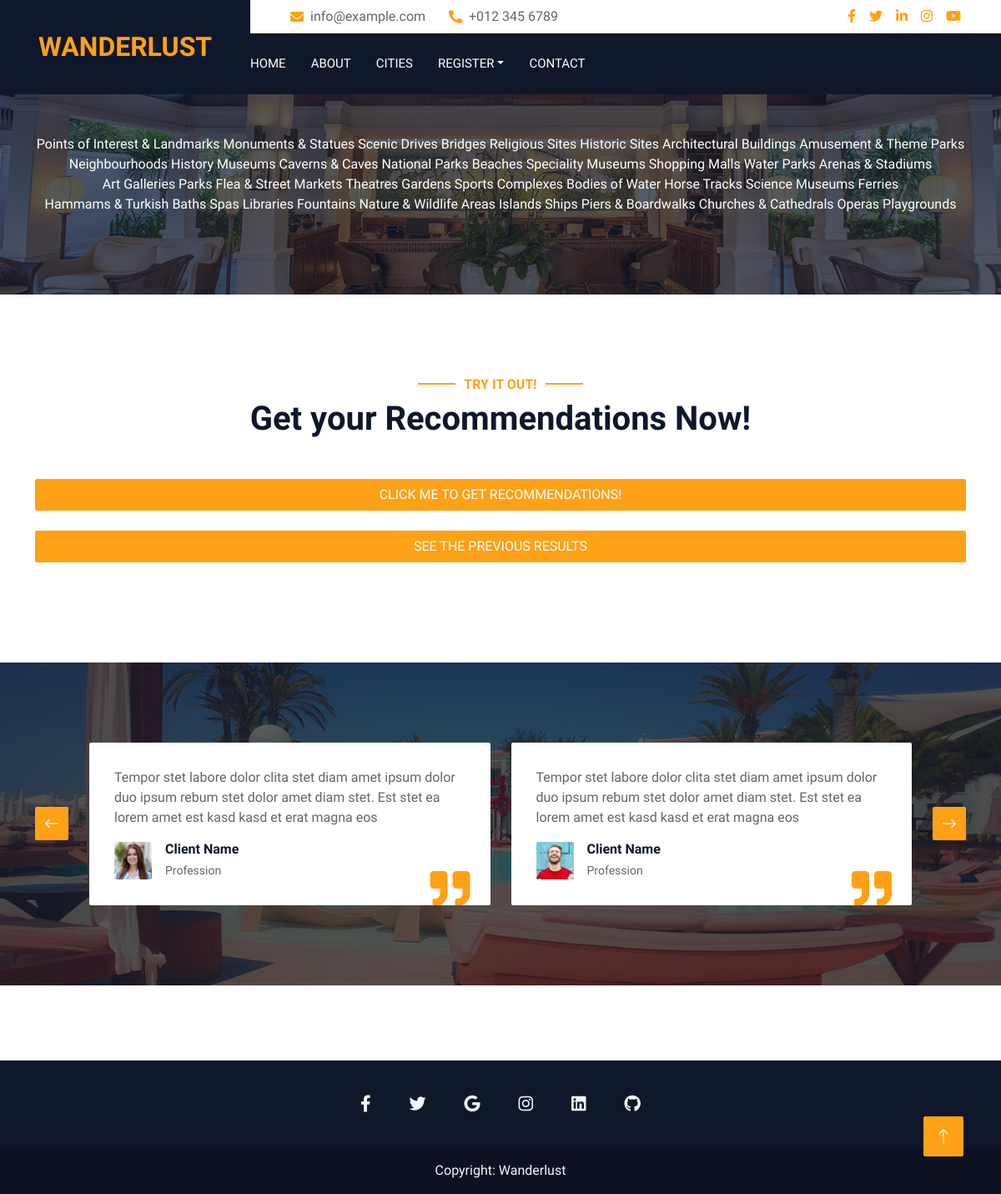
The app's page /mumbai.html with its own data.
### website/models.py (models this page shows)
class All_Categories_Mumbai(models.Model):
    categories = models.CharField(max_length=255)

### website/views.py (the view, shortened to what this page needs)
# urls.py: path('mumbai.html', views.mumbai, name="mumbai"),
def mumbai(request):
    mumbai_data = []
    for x in Mumbai.objects.all().values():
        mumbai_data.append(x)
    categories_list = []
    for x in All_Categories_Mumbai.objects.all().values():
        categories_list.append(x)
    context = {'categories': categories_list,"mumbai_try": mumbai_data}
    return render(request, 'mumbai.html', context)

### website/templates/mumbai.html (shortened to what this page needs)
{% load static %}
<!DOCTYPE html>
<html lang="en">
  <head>
    <link
      href="https://cdnjs.cloudflare.com/ajax/libs/font-awesome/5.10.0/css/all.min.css"
      rel="stylesheet"
    />
    <link
      href="https://cdn.jsdelivr.net/npm/bootstrap-icons@1.4.1/font/bootstrap-icons.css"
      rel="stylesheet"
    />
    <link
      href="{% static 'website/lib/animate/animate.min.css' %}"
      rel="stylesheet"
    />
    <link
      href="{% static 'website/lib/owlcarousel/assets/owl.carousel.min.css' %}"
      rel="stylesheet"
    />
    <link
      href="{% static 'website//tempusdominus/css/tempusdominus-bootstrap-4.min.css' %}"
      rel="stylesheet"
    />
    <link
      href="{% static 'website/css/bootstrap.min.css' %}"
      rel="stylesheet"
    />
    <link href="{% static 'website/css/style.css' %}" rel="stylesheet" />
  </head>
  <body>
    <div class="container-xxl bg-white p-0">
      <div class="container-fluid bg-dark px-0">
        <div class="row gx-0">
          <div class="col-lg-3 bg-dark d-none d-lg-block">
            <a
              href="/"
              class="navbar-brand w-100 h-100 m-0 p-0 d-flex align-items-center justify-content-center"
            >
              <h1 class="m-0 text-primary text-uppercase fs-2">Wanderlust</h1>
            </a>
          </div>
          <div class="col-lg-9">
            <div class="row gx-0 bg-white d-none d-lg-flex">
              <div class="col-lg-7 px-5 text-start">
                <div class="h-100 d-inline-flex align-items-center py-2 me-4">
                  <i class="fa fa-envelope text-primary me-2"></i>
                  <p class="mb-0">info@example.com</p>
                </div>
                <div class="h-100 d-inline-flex align-items-center py-2">
                  <i class="fa fa-phone-alt text-primary me-2"></i>
                  <p class="mb-0">+012 345 6789</p>
                </div>
              </div>
              <div class="col-lg-5 px-5 text-end">
                <div class="d-inline-flex align-items-center py-2">
                  <a class="me-3" href=""><i class="fab fa-facebook-f"></i></a>
                  <a class="me-3" href=""><i class="fab fa-twitter"></i></a>
                  <a class="me-3" href=""><i class="fab fa-linkedin-in"></i></a>
                  <a class="me-3" href=""><i class="fab fa-instagram"></i></a>
                  <a class="" href=""><i class="fab fa-youtube"></i></a>
                </div>
              </div>
            </div>
            <nav class="navbar navbar-expand-lg bg-dark navbar-dark p-3 p-lg-0">
              <div
                class="collapse navbar-collapse justify-content-between"
                id="navbarCollapse"
              >
                <div class="navbar-nav mr-auto py-0">
                  <a href="/" class="nav-item nav-link">Home</a>
                  <a href="about.html" class="nav-item nav-link">About</a>
                  <a href="cities.html" class="nav-item nav-link">Cities</a>
                  {% if user.is_authenticated %}
                  <a href="/signout" class="nav-item nav-link">Sign Out</a>
                  {% else %}
                  <div class="nav-item dropdown">
                    <a
                      href="#"
                      class="nav-link dropdown-toggle"
                      data-bs-toggle="dropdown"
                      >Register</a>
                  </div>
                  {% endif %}
                  <a href="contact.html" class="nav-item nav-link">Contact</a>
                </div>
              </div>
            </nav>
          </div>
        </div>
      </div>
      <div
        class="container-fluid page-header mb-5 p-0"
        style="background-image: url({% static 'website/img/carousel-1.jpg' %})"
      >
        <div class="container-fluid page-header-inner py-5">
          <div class="container text-center pb-5 justify">
            <form method="post">
              {% if user.is_authenticated %}
              {% for x in categories %}
              <label style="color:#FFFFFF">
                <input type="checkbox" name="category_boxes" value="{{x.categories}}">
                {{x.categories}}
              </label>
              {% endfor %}
              <br>
              <br>
              <input type="hidden" name="action" value="button1">
              <button type="submit" class="btn btn-primary btn-block">Submit</button>
              {% else %}
                {% for x in categories %}
                <label style="color:#FFFFFF">
                  {{x.categories}}
                </label>
                {% endfor %}
              {% endif %}
            </form>
          </div>
        </div>
      </div>
      <div class="container-xxl py-5">
        <div class="container">
          <div class="text-center wow fadeInUp" data-wow-delay="0.1s">
              <h6 class="section-title text-center text-primary text-uppercase">Try it Out!</h6>
              <h1 class="mb-5">Get your Recommendations Now!</h1>
              <div class="d-grid gap-2">
                <form method="post">
                  <button type="submit" class="btn btn-primary btn-block" style="width: 100%;">
                    Click Me To get Recommendations!
                  </button>
                </form>
              </div>
              <br>
              <div class="d-grid gap-2">
                <form method="post">
                  <button type="submit" class="btn btn-primary btn-block" style="width: 100%;">
                    See the previous results
                  </button>
                </form>
              </div>
          </div>
        </div>
      </div>
      <div
        class="container-xxl testimonial mt-5 py-5 bg-dark wow zoomIn"
        data-wow-delay="0.1s"
        style="margin-bottom: 90px"
      >
        <div class="container">
          <div class="owl-carousel testimonial-carousel py-5">
            <div
              class="testimonial-item position-relative bg-white rounded overflow-hidden"
            >
              <p>
                Tempor stet labore dolor clita stet diam amet ipsum dolor duo
                ipsum rebum stet dolor amet diam stet. Est stet ea lorem amet
                est kasd kasd et erat magna eos
              </p>
              <div class="d-flex align-items-center">
                <img
                  class="img-fluid flex-shrink-0 rounded"
                  src="{% static 'website/img/testimonial-1.jpg' %}"
                  style="width: 45px; height: 45px"
                />
                <div class="ps-3">
                  <h6 class="fw-bold mb-1">Client Name</h6>
                  <small>Profession</small>
                </div>
              </div>
              <i
                class="fa fa-quote-right fa-3x text-primary position-absolute end-0 bottom-0 me-4 mb-n1"
              ></i>
            </div>
            <div
              class="testimonial-item position-relative bg-white rounded overflow-hidden"
            >
              <p>
                Tempor stet labore dolor clita stet diam amet ipsum dolor duo
                ipsum rebum stet dolor amet diam stet. Est stet ea lorem amet
                est kasd kasd et erat magna eos
              </p>
              <div class="d-flex align-items-center">
                <img
                  class="img-fluid flex-shrink-0 rounded"
                  src="{% static 'website/img/testimonial-2.jpg' %}"
                  style="width: 45px; height: 45px"
                />
                <div class="ps-3">
                  <h6 class="fw-bold mb-1">Client Name</h6>
                  <small>Profession</small>
                </div>
              </div>
              <i
                class="fa fa-quote-right fa-3x text-primary position-absolute end-0 bottom-0 me-4 mb-n1"
              ></i>
            </div>
          </div>
        </div>
      </div>
      <footer class="text-center text-white" style="background-color: #0F172B;">
                  <div class="container pt-4">
                    <section class="mb-4">
                      <a
                        class="btn btn-link btn-floating btn-lg text-light m-1"
                        href="#!"
                        role="button"
                        data-mdb-ripple-color="dark"
                        ><i class="fab fa-facebook-f"></i
                      ></a>
                      <a
                        class="btn btn-link btn-floating btn-lg text-light m-1"
                        href="#!"
                        role="button"
                        data-mdb-ripple-color="dark"
                        ><i class="fab fa-twitter"></i
                      ></a>
                      <a
                        class="btn btn-link btn-floating btn-lg text-light m-1"
                        href="#!"
                        role="button"
                        data-mdb-ripple-color="dark"
                        ><i class="fab fa-google"></i
                      ></a>
                      <a
                        class="btn btn-link btn-floating btn-lg text-light m-1"
                        href=""
                        role="button"
                        data-mdb-ripple-color="dark"
                        ><i class="fab fa-instagram"></i
                      ></a>
                      <a
                        class="btn btn-link btn-floating btn-lg text-light m-1"
                        href="#!"
                        role="button"
                        data-mdb-ripple-color="dark"
                        ><i class="fab fa-linkedin"></i
                      ></a>
                      <a
                        class="btn btn-link btn-floating btn-lg text-light m-1"
                        href="#!"
                        role="button"
                        data-mdb-ripple-color="dark"
                        ><i class="fab fa-github"></i
                      ></a>
                    </section>
                  </div>
                  <div class="text-center text-light p-3" style="background-color: rgba(0, 0, 0, 0.2);">
                    <a class="text-light" href="https://mdbootstrap.com/">Copyright: Wanderlust</a>
                  </div>
                </footer>
                </div>
      <a href="#" class="btn btn-lg btn-primary btn-lg-square back-to-top"
        ><i class="bi bi-arrow-up"></i
      ></a>
  </body>
</html>

### static/website/css/style.css (style rules this page uses)
:root { --primary: #FEA116; --light: #F1F8FF; --dark: #0F172B; }
.back-to-top { position: fixed; display: none; right: 45px; bottom: 45px; z-index: 99; }
.btn { font-weight: 500; text-transform: uppercase; transition: .5s; }
.btn.btn-primary, .btn.btn-secondary { color: #FFFFFF; }
.btn-lg-square { width: 48px; height: 48px; }
.btn-square, .btn-sm-square, .btn-lg-square { padding: 0; display: flex; align-items: center; justify-content: center; font-weight: normal; border-radius: 2px; }
.navbar-dark .navbar-nav .nav-link { margin-right: 30px; padding: 25px 0; color: #FFFFFF; font-size: 15px; text-transform: uppercase; outline: none; }
.page-header { background-position: center center; background-repeat: no-repeat; background-size: cover; }
.page-header-inner { background: rgba(15, 23, 43, .7); }
.section-title { position: relative; display: inline-block; }
.section-title::before { position: absolute; content: ""; width: 45px; height: 2px; top: 50%; left: -55px; margin-top: -1px; background: var(--primary); }
.section-title::after { position: absolute; content: ""; width: 45px; height: 2px; top: 50%; right: -55px; margin-top: -1px; background: var(--primary); }
.testimonial { background: linear-gradient(rgba(15, 23, 43, .7), rgba(15, 23, 43, .7)), url(../img/carousel-2.jpg); background-position: center center; background-repeat: no-repeat; background-size: cover; }
.testimonial-carousel { padding-left: 65px; padding-right: 65px; }
.testimonial-carousel .testimonial-item { padding: 30px; }

### records on screen
All_Categories_Mumbai: categories "Points of Interest & Landmarks"
All_Categories_Mumbai: categories "Monuments & Statues"
All_Categories_Mumbai: categories "Scenic Drives"
All_Categories_Mumbai: categories "Bridges"
All_Categories_Mumbai: categories "Religious Sites"
All_Categories_Mumbai: categories "Historic Sites"
All_Categories_Mumbai: categories "Architectural Buildings"
All_Categories_Mumbai: categories "Amusement & Theme Parks"
All_Categories_Mumbai: categories "Neighbourhoods"
All_Categories_Mumbai: categories "History Museums"
All_Categories_Mumbai: categories "Caverns & Caves"
All_Categories_Mumbai: categories "National Parks"
All_Categories_Mumbai: categories "Beaches"
All_Categories_Mumbai: categories "Speciality Museums"
All_Categories_Mumbai: categories "Shopping Malls"
All_Categories_Mumbai: categories "Water Parks"
All_Categories_Mumbai: categories "Arenas & Stadiums"
All_Categories_Mumbai: categories "Art Galleries"
All_Categories_Mumbai: categories "Parks"
All_Categories_Mumbai: categories "Flea & Street Markets"
All_Categories_Mumbai: categories "Theatres"
All_Categories_Mumbai: categories "Gardens"
All_Categories_Mumbai: categories "Sports Complexes"
All_Categories_Mumbai: categories "Bodies of Water"
All_Categories_Mumbai: categories "Horse Tracks"
All_Categories_Mumbai: categories "Science Museums"
All_Categories_Mumbai: categories "Ferries"
All_Categories_Mumbai: categories "Hammams & Turkish Baths"
All_Categories_Mumbai: categories "Spas"
All_Categories_Mumbai: categories "Libraries"
All_Categories_Mumbai: categories "Fountains"
All_Categories_Mumbai: categories "Nature & Wildlife Areas"
All_Categories_Mumbai: categories "Islands"
All_Categories_Mumbai: categories "Ships"
All_Categories_Mumbai: categories "Piers & Boardwalks"
All_Categories_Mumbai: categories "Churches & Cathedrals"
All_Categories_Mumbai: categories "Operas"
All_Categories_Mumbai: categories "Playgrounds"
